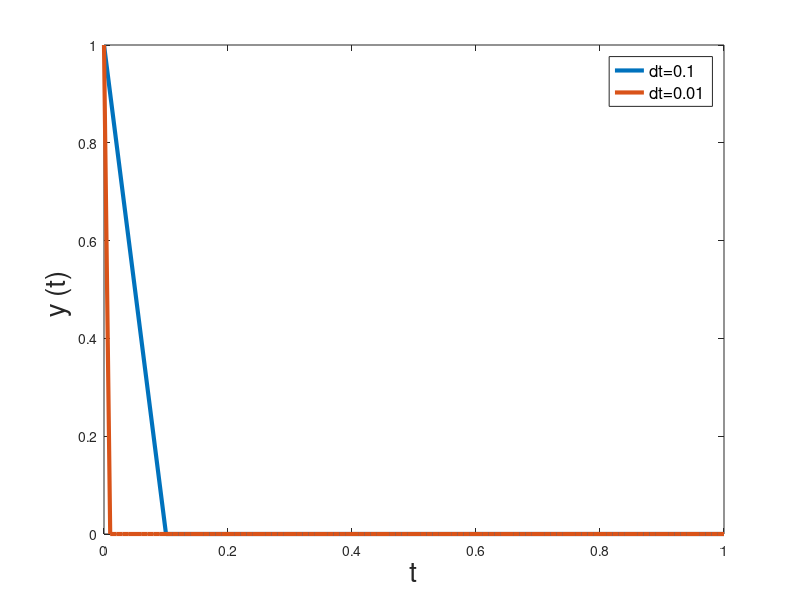

This figure's MATLAB source:
close all; clear all; clc
figura_handler = figure;
#t_init = input("Digite o instante inicial: ")
#tf = input("Digite o instante final: ")
#y_init = input("Digite a condicao inicial: ")
t_init = 0;
tf = 1;
y_init = 1;

function retval = f(t,y)
 retval = (t^2+y^2)/(t*y);
endfunction

function retval = phi (t,y,dt)
  k1 = f(t,y);
  k2 = f(t+dt/2, y+dt/2*k1);
  k3 = f(t+dt/2, y+dt/2*k2);
  k4 = f(t+dt, y+dt*k3);
  retval = 1/6*(k1+2*(k2+k3)+k4);
endfunction

function UmPasso(t, y, tf, dt)  # Metodo de um passo via RK44
  indice = 1;
  while t(indice) < tf
    y(indice+1) = y(indice) + dt * phi(t(indice),y(indice),dt);
    dt = min(dt, tf-t(indice++));
  endwhile
endfunction

%% intervalo 0.1
dt=0.1; %incremento de tempo
t=t_init:dt:tf; % Vetor tempo
y = zeros(length(t),1);
y(1) = y_init;


UmPasso(t, y, tf, dt);
plot (t, y, 'Linewidth', 3)
hold on
clear t y;

%%intervalo 0.01
dt=0.01;
t=t_init:dt:tf;
y = zeros(length(t),1);
y(1) = y_init;


UmPasso(t, y, tf, dt)
plot (t, y, 'Linewidth', 3)
hold on
clear t y;

% Arrumando plot grid on
legend({'dt=0.1', 'dt=0.01', 'Exata'}, 'Fontsize', 12)
xlabel('t', 'Fontsize', 20)
ylabel('y (t) ', 'Fontsize', 20)
set(figura_handler, 'Color', [1 1 1])
print(figura_handler, '-dpng')
